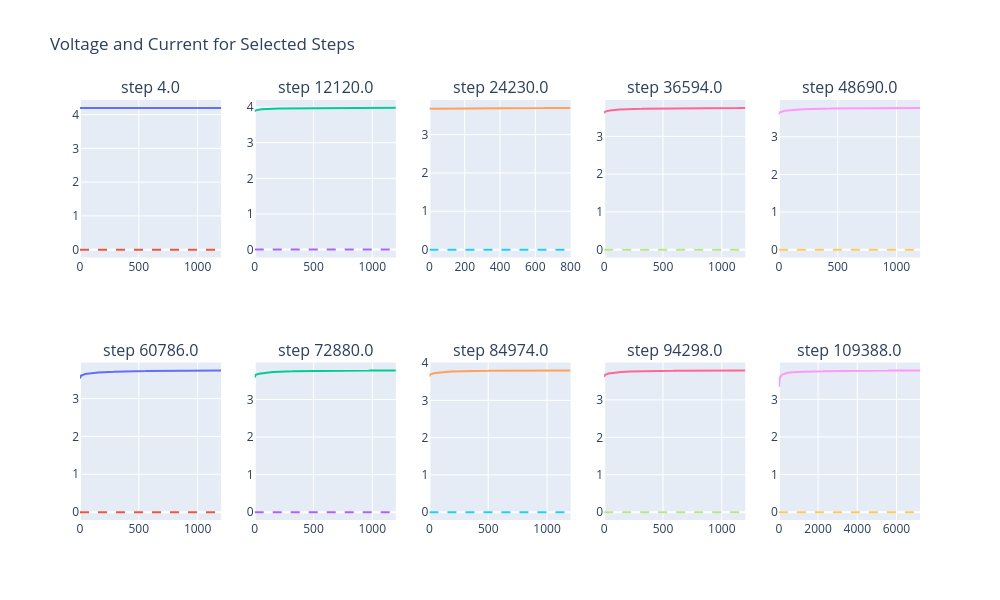

The code cell stored with this chart in its notebook:
### Code cell
###########################
# Plotting Combined Rest #
###########################

nasa_filtered['Step_Time'] = nasa_filtered.groupby(['Cell','Step'])['Time'].transform(lambda x: x - x.min())

filtered_df = nasa_filtered[nasa_filtered['Cell'] == 11] ############## adjust here
# Ensure the 'Cycle' column is sorted and unique
cycle_numbers = np.sort(filtered_df['Step'].unique())

# Check if there are enough cycles # maybe edit
if len(cycle_numbers) < 1:
    raise ValueError("Not enough unique cycles to select 1 quantiles.")

# Calculate the quantile-based indices (0.1, 0.2, ..., 1.0 percentiles)
quantile_indices = (np.linspace(0, len(cycle_numbers) - 1, 10)).astype(int)

# Select the cycles corresponding to the quantile indices
selected_cycles = cycle_numbers[quantile_indices]

# Create a 2x5 subplot grid
fig = make_subplots(rows=2, cols=5, subplot_titles=[f"step {cycle}" for cycle in selected_cycles])

# Loop over each selected cycle to create a separate plot
for idx, cycle in enumerate(selected_cycles):
    # Filter data for the current cycle
    cycle_data = filtered_df[filtered_df['Step'] == cycle]
    
    # Determine the row and column for this subplot
    row = (idx // 5) + 1  # Rows: 1 or 2
    col = (idx % 5) + 1   # Columns: 1 to 5

     # Add the voltage trace
    fig.add_trace(
        go.Scatter(x=cycle_data['Step_Time'], y=cycle_data['Voltage'], 
                   mode='lines', name=f"voltage - step {cycle}"),
        row=row, col=col
    )

    # Add the instantaneous capacity trace
    fig.add_trace(
        go.Scatter(x=cycle_data['Step_Time'], y=cycle_data['Current'], 
                   mode='lines', name=f"capacity - step {cycle}", line=dict(dash='dash')),
        row=row, col=col
    )

# Update layout
fig.update_layout(
    height=600, width=1000, 
    title_text='Voltage and Current for Selected Steps',
    showlegend=False
)

# Show the plot
fig.show()

### Figure 1 — Plotly figure (JSON) as saved in the notebook; plotly's stock layout.template omitted (floating-point values rounded to 4 significant figures; data arrays with more than 128 entries replaced by an {"elided": "..."} marker saying what was removed)
{"data": [{"mode": "lines", "name": "voltage - step 4.0", "type": "scatter", "x": {"elided": "1201 float values"}, "xaxis": "x", "y": {"elided": "1201 float values"}, "yaxis": "y"}, {"line": {"dash": "dash"}, "mode": "lines", "name": "capacity - step 4.0", "type": "scatter", "x": {"elided": "1201 float values"}, "xaxis": "x", "y": {"elided": "1201 int values"}, "yaxis": "y"}, {"mode": "lines", "name": "voltage - step 12120.0", "type": "scatter", "x": {"elided": "1201 float values"}, "xaxis": "x2", "y": {"elided": "1201 float values"}, "yaxis": "y2"}, {"line": {"dash": "dash"}, "mode": "lines", "name": "capacity - step 12120.0", "type": "scatter", "x": {"elided": "1201 float values"}, "xaxis": "x2", "y": {"elided": "1201 int values"}, "yaxis": "y2"}, {"mode": "lines", "name": "voltage - step 24230.0", "type": "scatter", "x": {"elided": "801 float values"}, "xaxis": "x3", "y": {"elided": "801 float values"}, "yaxis": "y3"}, {"line": {"dash": "dash"}, "mode": "lines", "name": "capacity - step 24230.0", "type": "scatter", "x": {"elided": "801 float values"}, "xaxis": "x3", "y": {"elided": "801 int values"}, "yaxis": "y3"}, {"mode": "lines", "name": "voltage - step 36594.0", "type": "scatter", "x": {"elided": "1201 float values"}, "xaxis": "x4", "y": {"elided": "1201 float values"}, "yaxis": "y4"}, {"line": {"dash": "dash"}, "mode": "lines", "name": "capacity - step 36594.0", "type": "scatter", "x": {"elided": "1201 float values"}, "xaxis": "x4", "y": {"elided": "1201 int values"}, "yaxis": "y4"}, {"mode": "lines", "name": "voltage - step 48690.0", "type": "scatter", "x": {"elided": "1201 float values"}, "xaxis": "x5", "y": {"elided": "1201 float values"}, "yaxis": "y5"}, {"line": {"dash": "dash"}, "mode": "lines", "name": "capacity - step 48690.0", "type": "scatter", "x": {"elided": "1201 float values"}, "xaxis": "x5", "y": {"elided": "1201 int values"}, "yaxis": "y5"}, {"mode": "lines", "name": "voltage - step 60786.0", "type": "scatter", "x": {"elided": "1201 float values"}, "xaxis": "x6", "y": {"elided": "1201 float values"}, "yaxis": "y6"}, {"line": {"dash": "dash"}, "mode": "lines", "name": "capacity - step 60786.0", "type": "scatter", "x": {"elided": "1201 float values"}, "xaxis": "x6", "y": {"elided": "1201 int values"}, "yaxis": "y6"}, {"mode": "lines", "name": "voltage - step 72880.0", "type": "scatter", "x": {"elided": "1201 float values"}, "xaxis": "x7", "y": {"elided": "1201 float values"}, "yaxis": "y7"}, {"line": {"dash": "dash"}, "mode": "lines", "name": "capacity - step 72880.0", "type": "scatter", "x": {"elided": "1201 float values"}, "xaxis": "x7", "y": {"elided": "1201 int values"}, "yaxis": "y7"}, {"mode": "lines", "name": "voltage - step 84974.0", "type": "scatter", "x": {"elided": "1201 float values"}, "xaxis": "x8", "y": {"elided": "1201 float values"}, "yaxis": "y8"}, {"line": {"dash": "dash"}, "mode": "lines", "name": "capacity - step 84974.0", "type": "scatter", "x": {"elided": "1201 float values"}, "xaxis": "x8", "y": {"elided": "1201 int values"}, "yaxis": "y8"}, {"mode": "lines", "name": "voltage - step 94298.0", "type": "scatter", "x": {"elided": "1201 float values"}, "xaxis": "x9", "y": {"elided": "1201 float values"}, "yaxis": "y9"}, {"line": {"dash": "dash"}, "mode": "lines", "name": "capacity - step 94298.0", "type": "scatter", "x": {"elided": "1201 float values"}, "xaxis": "x9", "y": {"elided": "1201 int values"}, "yaxis": "y9"}, {"mode": "lines", "name": "voltage - step 109388.0", "type": "scatter", "x": {"elided": "721 float values"}, "xaxis": "x10", "y": {"elided": "721 float values"}, "yaxis": "y10"}, {"line": {"dash": "dash"}, "mode": "lines", "name": "capacity - step 109388.0", "type": "scatter", "x": {"elided": "721 float values"}, "xaxis": "x10", "y": {"elided": "721 int values"}, "yaxis": "y10"}], "layout": {"annotations": [{"font": {"size": 16}, "showarrow": false, "text": "step 4.0", "x": 0.084, "xanchor": "center", "xref": "paper", "y": 1, "yanchor": "bottom", "yref": "paper"}, {"font": {"size": 16}, "showarrow": false, "text": "step 12120.0", "x": 0.292, "xanchor": "center", "xref": "paper", "y": 1, "yanchor": "bottom", "yref": "paper"}, {"font": {"size": 16}, "showarrow": false, "text": "step 24230.0", "x": 0.5, "xanchor": "center", "xref": "paper", "y": 1, "yanchor": "bottom", "yref": "paper"}, {"font": {"size": 16}, "showarrow": false, "text": "step 36594.0", "x": 0.708, "xanchor": "center", "xref": "paper", "y": 1, "yanchor": "bottom", "yref": "paper"}, {"font": {"size": 16}, "showarrow": false, "text": "step 48690.0", "x": 0.916, "xanchor": "center", "xref": "paper", "y": 1, "yanchor": "bottom", "yref": "paper"}, {"font": {"size": 16}, "showarrow": false, "text": "step 60786.0", "x": 0.084, "xanchor": "center", "xref": "paper", "y": 0.375, "yanchor": "bottom", "yref": "paper"}, {"font": {"size": 16}, "showarrow": false, "text": "step 72880.0", "x": 0.292, "xanchor": "center", "xref": "paper", "y": 0.375, "yanchor": "bottom", "yref": "paper"}, {"font": {"size": 16}, "showarrow": false, "text": "step 84974.0", "x": 0.5, "xanchor": "center", "xref": "paper", "y": 0.375, "yanchor": "bottom", "yref": "paper"}, {"font": {"size": 16}, "showarrow": false, "text": "step 94298.0", "x": 0.708, "xanchor": "center", "xref": "paper", "y": 0.375, "yanchor": "bottom", "yref": "paper"}, {"font": {"size": 16}, "showarrow": false, "text": "step 109388.0", "x": 0.916, "xanchor": "center", "xref": "paper", "y": 0.375, "yanchor": "bottom", "yref": "paper"}], "height": 600, "showlegend": false, "title": {"text": "Voltage and Current for Selected Steps"}, "width": 1000, "xaxis": {"anchor": "y", "autorange": true, "domain": [0, 0.168], "range": [0, 1200.0], "type": "linear"}, "xaxis10": {"anchor": "y10", "autorange": true, "domain": [0.832, 1], "range": [0, 7200.0], "type": "linear"}, "xaxis2": {"anchor": "y2", "autorange": true, "domain": [0.208, 0.376], "range": [0, 1200.0], "type": "linear"}, "xaxis3": {"anchor": "y3", "autorange": true, "domain": [0.416, 0.584], "range": [0, 800.0], "type": "linear"}, "xaxis4": {"anchor": "y4", "autorange": true, "domain": [0.624, 0.792], "range": [0, 1200.0], "type": "linear"}, "xaxis5": {"anchor": "y5", "autorange": true, "domain": [0.832, 1], "range": [0, 1200.0], "type": "linear"}, "xaxis6": {"anchor": "y6", "autorange": true, "domain": [0, 0.168], "range": [0, 1200.0], "type": "linear"}, "xaxis7": {"anchor": "y7", "autorange": true, "domain": [0.208, 0.376], "range": [0, 1200.0], "type": "linear"}, "xaxis8": {"anchor": "y8", "autorange": true, "domain": [0.416, 0.584], "range": [0, 1200.0], "type": "linear"}, "xaxis9": {"anchor": "y9", "autorange": true, "domain": [0.624, 0.792], "range": [0, 1200.0], "type": "linear"}, "yaxis": {"anchor": "x", "autorange": true, "domain": [0.625, 1], "range": [-0.2333, 4.432], "type": "linear"}, "yaxis10": {"anchor": "x10", "autorange": true, "domain": [0, 0.375], "range": [-0.2096, 3.982], "type": "linear"}, "yaxis2": {"anchor": "x2", "autorange": true, "domain": [0.625, 1], "range": [-0.221, 4.199], "type": "linear"}, "yaxis3": {"anchor": "x3", "autorange": true, "domain": [0.625, 1], "range": [-0.2054, 3.902], "type": "linear"}, "yaxis4": {"anchor": "x4", "autorange": true, "domain": [0.625, 1], "range": [-0.2086, 3.964], "type": "linear"}, "yaxis5": {"anchor": "x5", "autorange": true, "domain": [0.625, 1], "range": [-0.2093, 3.977], "type": "linear"}, "yaxis6": {"anchor": "x6", "autorange": true, "domain": [0, 0.375], "range": [-0.2081, 3.954], "type": "linear"}, "yaxis7": {"anchor": "x7", "autorange": true, "domain": [0, 0.375], "range": [-0.2098, 3.987], "type": "linear"}, "yaxis8": {"anchor": "x8", "autorange": true, "domain": [0, 0.375], "range": [-0.2115, 4.018], "type": "linear"}, "yaxis9": {"anchor": "x9", "autorange": true, "domain": [0, 0.375], "range": [-0.2105, 4.0], "type": "linear"}}}
